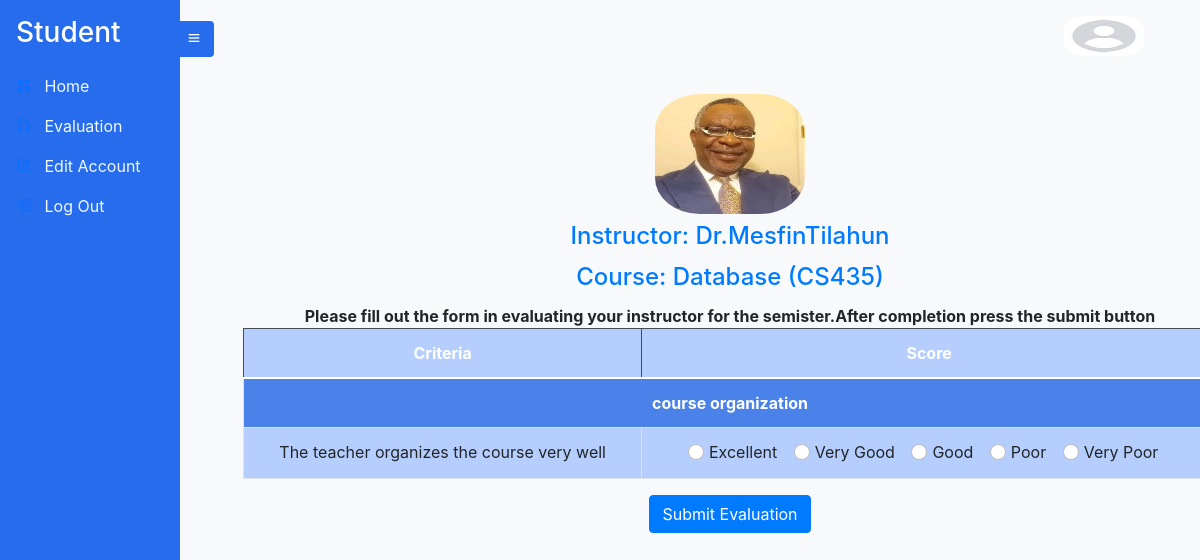
Page /evaluate/fw2930/CS435/ms2323/ on the earlier database version.
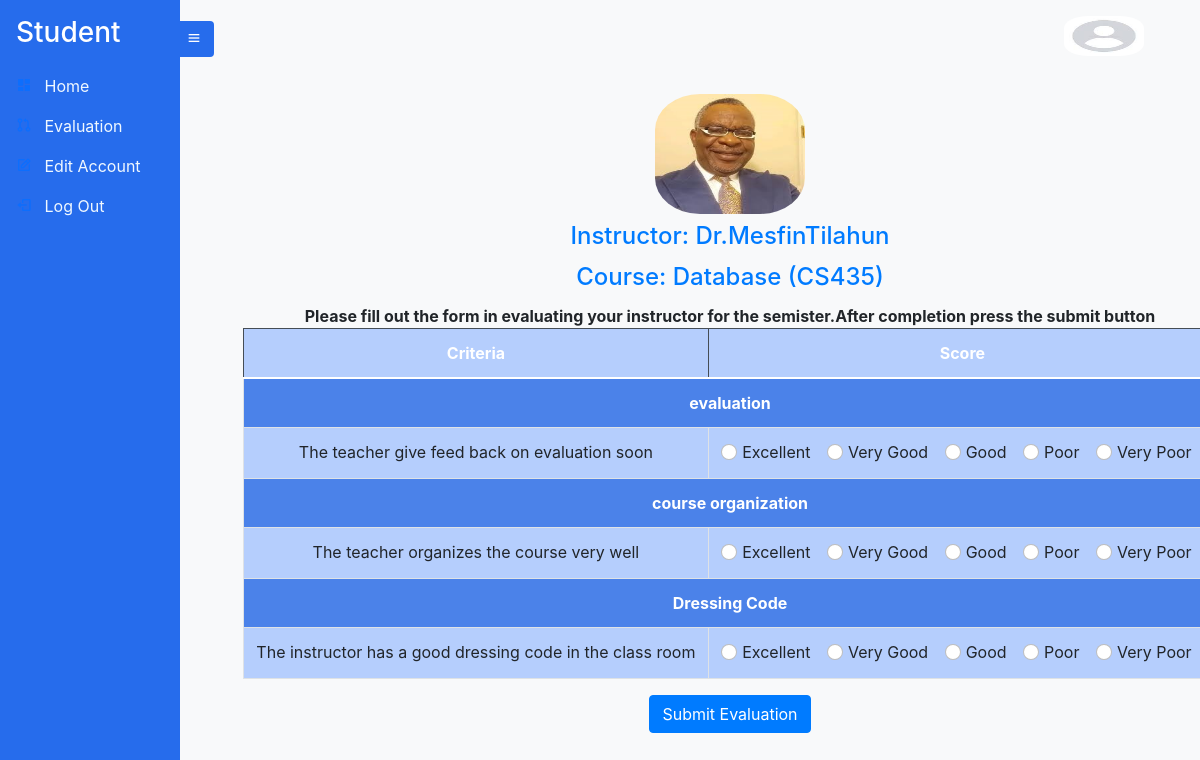
Same page on the later database version.
### Instructor/models.py (models this page shows, shortened)
class Instructor(models.Model):
    Instructor_id =  models.CharField(max_length=20 , unique=True,primary_key=True)
    Account_id = models.OneToOneField(Account, on_delete=models.CASCADE, related_name='instructor')
    Title = models.CharField(max_length=10 , null=True ,  choices=titlechoice , blank=True)
    FirstName = models.CharField(max_length=20 , null=True , blank=True)
    LastName =  models.CharField(max_length=20 , null=True , blank=True)
    Sex = models.CharField(max_length=25, null=True , choices=genderchoice ,  blank=True)
    ProfilePic= models.FileField(null=True, blank=True, upload_to='profilepic/', default="profilepic/defaultprofile.jpeg")

### Student/models.py (models this page shows, shortened)
class StudentCourseEnrollment(models.Model):
    student = models.ForeignKey(Student, on_delete=models.CASCADE)
    course = models.ForeignKey(Course, on_delete=models.CASCADE)
    term = models.ForeignKey(Term, on_delete=models.CASCADE)
    enrolled = models.BooleanField(default=False)
    class Meta:
        unique_together = ('student', 'course', 'term')

### Course/models.py (models this page shows, shortened)
class Course(models.Model):
    Course_id =  models.CharField(max_length=20 , unique=True,primary_key=True)
    CourseName = models.CharField(max_length=20 , null=True , blank=True)
    CourseType = models.CharField(max_length=10 , null=True ,  choices=coursetype , blank=True)
    CreditHour = models.IntegerField(null=True , blank=True)
    Department = models.CharField(max_length=10 , null=True ,  choices=departmentchoice , blank=True)
    Instructors = models.ManyToManyField(Instructor)

### Evaluation/models.py (models this page shows)
class Criteria(models.Model):
    Criteria_id = models.UUIDField(default=uuid.uuid4, unique=True,
                          primary_key=True, editable=False)
    Section = models.ForeignKey(CriteriaSection , on_delete=models.CASCADE)
    description = models.TextField(null=True)
    def __str__(self):
        return str(self.Section.Section + "-" + self.description )

class CriteriaSection(models.Model):
    Section = models.CharField(max_length=255 )
    def __str__(self):
        return str(self.Section)

### Student/views.py (the view, shortened to what this page needs)
# urls.py: path('evaluate/<str:student_id>/<str:course_id>/<str:instructor_id>/', evaluate_course, name='evaluate_course'),
def evaluate_course(request, student_id, course_id, instructor_id):
    evaluationMapping= {'Excellent':5,'Very Good':4,'Good':3,'Poor':2,'Very Poor':1}
    evaluated_criteria_descriptions = set()
    student = Student.objects.get(Student_id=student_id)
    course = Course.objects.get(Course_id=course_id)
    instructor = Instructor.objects.get(Instructor_id=instructor_id)
    term = Term.objects.filter(Courses_Given=course, EvaluationDone=False).order_by('-Year', 'Season').first()
    if not term:
        messages.warning(request, 'Course evaluation is already completed for all terms.')
        return redirect('evaluate')  # Redirect to home or another page
    enrollment = StudentCourseEnrollment.objects.get(student=student, course=course, term=term)
    all_criteria_objects = EvaluationCriteria.objects.get(Evaluator='Student')  # Adjust based on your criteria
    all_criteria_data = all_criteria_objects.Criteria_data.all()
    all_criteria = []
    criteria_sections = []
    for criteria_object in all_criteria_data:
        criteria = Criteria.objects.get(Criteria_id= criteria_object.Criteria_id)
        if criteria.Section not in  criteria_sections :
            all_criteria.append(criteria)
            criteria_sections.append(criteria.Section)
        print("criteria section" , criteria.Section )
    print("all sectins are ", all_criteria)
    context = {
        'enrollment': enrollment,
        'criteria_data': all_criteria_data,
        'student':student,
        'all_criteria_sections': all_criteria ,
        'instructor':instructor,
    }
    return render(request, 'student/evaluate_course.html', context)

### templates/student/evaluate_course.html (shortened to what this page needs)
{% extends 'student/student.html' %}
{% load static %}
{% block content %}
  <div class="container mt-4">
    {% if instructor.ProfilePic %}
    <div class="text-center">
    <img src="{{ instructor.ProfilePic.url }}" alt="{{ instructor.name }} Profile Pic" class="img-fluid mb-2" style="height: 120px; width: 150px; border-radius: 30%;">
    </div>
    {% endif %}
    <div class="text-center">
    <h4 class="card-title text-primary">Instructor: {{ instructor.Title }}{{ instructor.FirstName }}{{ instructor.LastName }}</h3>
    <h4 class="card-title text-primary">Course: {{ enrollment.course.CourseName }} ({{enrollment.course.Course_id}})</h3>
    <b>Please fill out the form in evaluating your instructor for the semister.After completion press the submit button</b>
    <div>
      <form method="post">
      <table class="table table-bordered">
        <thead class="thead-dark">
          <tr>
            <th class="text-center" style="background-color:rgb(181, 206, 253)">Criteria</th>
            <th class="text-center" style="background-color:rgb(181, 206, 253)">Score</th>
          </tr>
        </thead>
        <tbody>
          {% for section in all_criteria_sections %}
          <tr>
            <td colspan="3" class="bg text-white font-weight-bold text-center " style="background-color:rgb(75, 130, 233) ;">{{ section.Section }}</td>
          </tr>
          {% for criteria in criteria_data %}
          {% if criteria.Section == section.Section %}
              <tr>
                <td style="background-color:rgb(181, 206, 253) ;">{{ criteria.description }}</td>
                <td class="text-center" style="background-color:rgb(181, 206, 253);" >
                  <div class="form-check form-check-inline">
                    <input class="form-check-input" type="radio" name="criteria_{{ criteria.Criteria_id }}" id="excellent_{{ criteria.Criteria_id }}" value="Excellent">
                    <label class="form-check-label" for="excellent_{{ criteria.id }}">Excellent</label>
                  </div>
                  <div class="form-check form-check-inline">
                    <input class="form-check-input" type="radio" name="criteria_{{ criteria.Criteria_id }}" id="very_good_{{ criteria.Criteria_id }}" value="Very Good">
                    <label class="form-check-label" for="very_good_{{ criteria.id }}">Very Good</label>
                  </div>
                  <div class="form-check form-check-inline">
                    <input class="form-check-input" type="radio" name="criteria_{{ criteria.Criteria_id }}" id="good_{{ criteria.Criteria_id }}" value="Good">
                    <label class="form-check-label" for="good_{{ criteria.id }}">Good</label>
                  </div>
                  <div class="form-check form-check-inline">
                    <input class="form-check-input" type="radio" name="criteria_{{ criteria.Criteria_id }}" id="poor_{{ criteria.Criteria_id }}" value="Poor">
                    <label class="form-check-label" for="poor_{{ criteria.id }}">Poor</label>
                  </div>
                  <div class="form-check form-check-inline">
                    <input class="form-check-input" type="radio" name="criteria_{{ criteria.Criteria_id }}" id="very_poor_{{ criteria.Criteria_id }}" value="Very Poor">
                    <label class="form-check-label" for="very_poor_{{ criteria.id }}">Very Poor</label>
                  </div>
                </td>
              </tr>
            {% endif %}
            {% endfor %}
          {% endfor %}
        </tbody>
      </table>
      <div class="text-center">
      <button type="submit" class="btn btn-primary">Submit Evaluation</button>
    </div>
    </form>
  </div>
{% endblock %}

### templates/student/student.html (shortened to what this page needs)
{% extends 'sidebarbase.html' %}
{% block content1 %}
  <div class="side-navbar active-nav d-flex justify-content-between flex-wrap flex-column" id="sidebar">
    <ul class="nav flex-column text-white w-100">
      <a href="#" class="nav-link h3 text-white my-2">
        Student
      </a>
      <li class="nav-link {% if active_page == 'home' %}active{% endif %}">
        <i class="bx bxs-dashboard"></i>
        <span class="mx-2"><a class="inner-anchor" href="{% url 'studenthomepage' %}"> Home</a></span>
      </li>
      <li class="nav-link {% if active_page == 'evaluation' %}active{% endif %}">
        <i class="bx bx-git-pull-request"></i>
        <span class="mx-2"><a class="inner-anchor" href="{% url 'evaluate' %}">Evaluation</a></span>
      </li>
      <li class="nav-link {% if active_page == 'editaccount' %}active{% endif %}">
        <i class="bx bx-edit"></i>
        <span class="mx-2"><a class="inner-anchor" href="{% url 'editpassword' %}"> Edit Account</a></span>
      </li>
      <li class="nav-link {% if active_page == 'logout' %}active{% endif %}">
        <i class="bx bx-log-out"></i>
        <span class="mx-2"><a class="inner-anchor" href="{% url 'logout' %}" > Log Out </a></span>
      </li>
    </ul>
  </div>
  <div class="p-2 active-cont my-container overflow-hidden">
    <nav class="navbar top-navbar navbar-light bg-light px-5">
      <a class="btn border-0" id="menu-btn"><i class="bx bx-menu"></i></a>
      <figure id="image" style="height: 30px; background-color: white">
        <img src="/static/images/profilePic/defaultprofile.jpeg" style="height: 40px; width: 80px; border-radius: 30%;">
      </figure>
    </nav>
    {% block content %}
    {% endblock %}
{% endblock %}

### templates/sidebarbase.html (shortened to what this page needs)
<!DOCTYPE html>
{% load static %}
<html lang="en">
<head>
  <link href="https://cdn.jsdelivr.net/npm/bootstrap@5.0.0-beta2/dist/css/bootstrap.min.css" rel="stylesheet" />
  <link href="https://cdn.jsdelivr.net/npm/boxicons@2.0.5/css/boxicons.min.css" rel="stylesheet" />
  <link rel="stylesheet" href="https://stackpath.bootstrapcdn.com/bootstrap/4.5.0/css/bootstrap.min.css">
  <link href="{% static 'styles/sidebar.css' %}" rel="stylesheet">
</head>
<body>
  {% block content1 %}
  {% endblock content1 %}
</body>
</html>

### static/styles/sidebar.css (style rules this page uses)
* { margin: 0; padding: 0; box-sizing: border-box; }
body { min-height: 100vh; background-color:#f8f9fa; }
.side-navbar { width: 180px; height: 100%; position: fixed; margin-left: -300px; background-color:rgb(38, 108, 236); transition: 0.5s; }
.active-nav { margin-left: 0; }
.active-cont { margin-left: 180px; }
#menu-btn { background-color:rgb(38, 108, 236); color: #fff; margin-left: -62px; }
#image { max-width: 300px; height: 80px; border-radius: 50%; top: 10px; right: 0px; }
.inner-anchor { color: aliceblue; text-decoration: black; }
.container { margin-left: 40px; }
.bg-light { background-color: rgb(38, 108, 236);; }

Differences in the rows shown:
added Criteria: Section "evaluation", description "The teacher give feed back on evaluation soon"
now on this page (row unchanged): Criteria: Section "Dressing Code", description "The instructor has a good dressing code in the class room"
